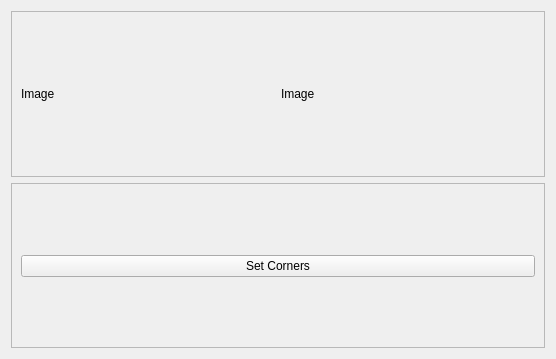
<?xml version="1.0" encoding="UTF-8"?>
<ui version="4.0">
 <class>visualCornerSelect</class>
 <widget class="QWidget" name="visualCornerSelect">
  <property name="geometry">
   <rect>
    <x>0</x>
    <y>0</y>
    <width>556</width>
    <height>359</height>
   </rect>
  </property>
  <property name="windowTitle">
   <string>visualCornerSelect</string>
  </property>
  <layout class="QVBoxLayout" name="verticalLayout">
   <item>
    <widget class="QFrame" name="frame_2">
     <property name="frameShape">
      <enum>QFrame::StyledPanel</enum>
     </property>
     <property name="frameShadow">
      <enum>QFrame::Raised</enum>
     </property>
     <layout class="QHBoxLayout" name="horizontalLayout">
      <item>
       <widget class="ImageLabel" name="image_label_original">
        <property name="text">
         <string>Image</string>
        </property>
       </widget>
      </item>
      <item>
       <widget class="ImageLabel" name="image_label_no_perspective">
        <property name="text">
         <string>Image</string>
        </property>
       </widget>
      </item>
     </layout>
    </widget>
   </item>
   <item>
    <widget class="QFrame" name="frame">
     <property name="frameShape">
      <enum>QFrame::StyledPanel</enum>
     </property>
     <property name="frameShadow">
      <enum>QFrame::Raised</enum>
     </property>
     <layout class="QVBoxLayout" name="verticalLayout_2">
      <item>
       <widget class="DescriptiveComboBox" name="corner_detector_select" native="true"/>
      </item>
      <item>
       <widget class="QPushButton" name="pushButton_set_corners">
        <property name="text">
         <string>Set Corners</string>
        </property>
       </widget>
      </item>
      <item>
       <widget class="DescriptiveComboBox" name="inventory_detector_select" native="true"/>
      </item>
     </layout>
    </widget>
   </item>
  </layout>
 </widget>
 <customwidgets>
  <customwidget>
   <class>DescriptiveComboBox</class>
   <extends>QWidget</extends>
   <header>GUI/components/DescriptiveComboBox.h</header>
   <container>1</container>
   <slots>
    <signal>element_changed(QVariant)</signal>
   </slots>
  </customwidget>
  <customwidget>
   <class>ImageLabel</class>
   <extends>QLabel</extends>
   <header>GUI/components/ImageLabel.h</header>
   <slots>
    <signal>clicked()</signal>
   </slots>
  </customwidget>
 </customwidgets>
 <resources/>
 <connections>
  <connection>
   <sender>image_label_original</sender>
   <signal>clicked()</signal>
   <receiver>visualCornerSelect</receiver>
   <slot>on_image_clicked()</slot>
   <hints>
    <hint type="sourcelabel">
     <x>110</x>
     <y>95</y>
    </hint>
    <hint type="destinationlabel">
     <x>134</x>
     <y>-13</y>
    </hint>
   </hints>
  </connection>
  <connection>
   <sender>pushButton_set_corners</sender>
   <signal>clicked()</signal>
   <receiver>visualCornerSelect</receiver>
   <slot>on_set_corners_clicked()</slot>
   <hints>
    <hint type="sourcelabel">
     <x>364</x>
     <y>260</y>
    </hint>
    <hint type="destinationlabel">
     <x>551</x>
     <y>243</y>
    </hint>
   </hints>
  </connection>
  <connection>
   <sender>corner_detector_select</sender>
   <signal>element_changed(QVariant)</signal>
   <receiver>visualCornerSelect</receiver>
   <slot>on_corner_detector_changed(QVariant)</slot>
   <hints>
    <hint type="sourcelabel">
     <x>35</x>
     <y>211</y>
    </hint>
    <hint type="destinationlabel">
     <x>-3</x>
     <y>212</y>
    </hint>
   </hints>
  </connection>
  <connection>
   <sender>inventory_detector_select</sender>
   <signal>element_changed(QVariant)</signal>
   <receiver>visualCornerSelect</receiver>
   <slot>on_inventory_detector_changed(QVariant)</slot>
   <hints>
    <hint type="sourcelabel">
     <x>34</x>
     <y>313</y>
    </hint>
    <hint type="destinationlabel">
     <x>-2</x>
     <y>309</y>
    </hint>
   </hints>
  </connection>
 </connections>
 <slots>
  <signal>corner_detector_changed(object)</signal>
  <signal>inventory_detector_changed(object)</signal>
  <slot>on_corner_detector_changed(QVariant)</slot>
  <slot>on_inventory_detector_changed(QVariant)</slot>
  <slot>on_image_clicked()</slot>
  <slot>on_set_corners_clicked()</slot>
 </slots>
</ui>
